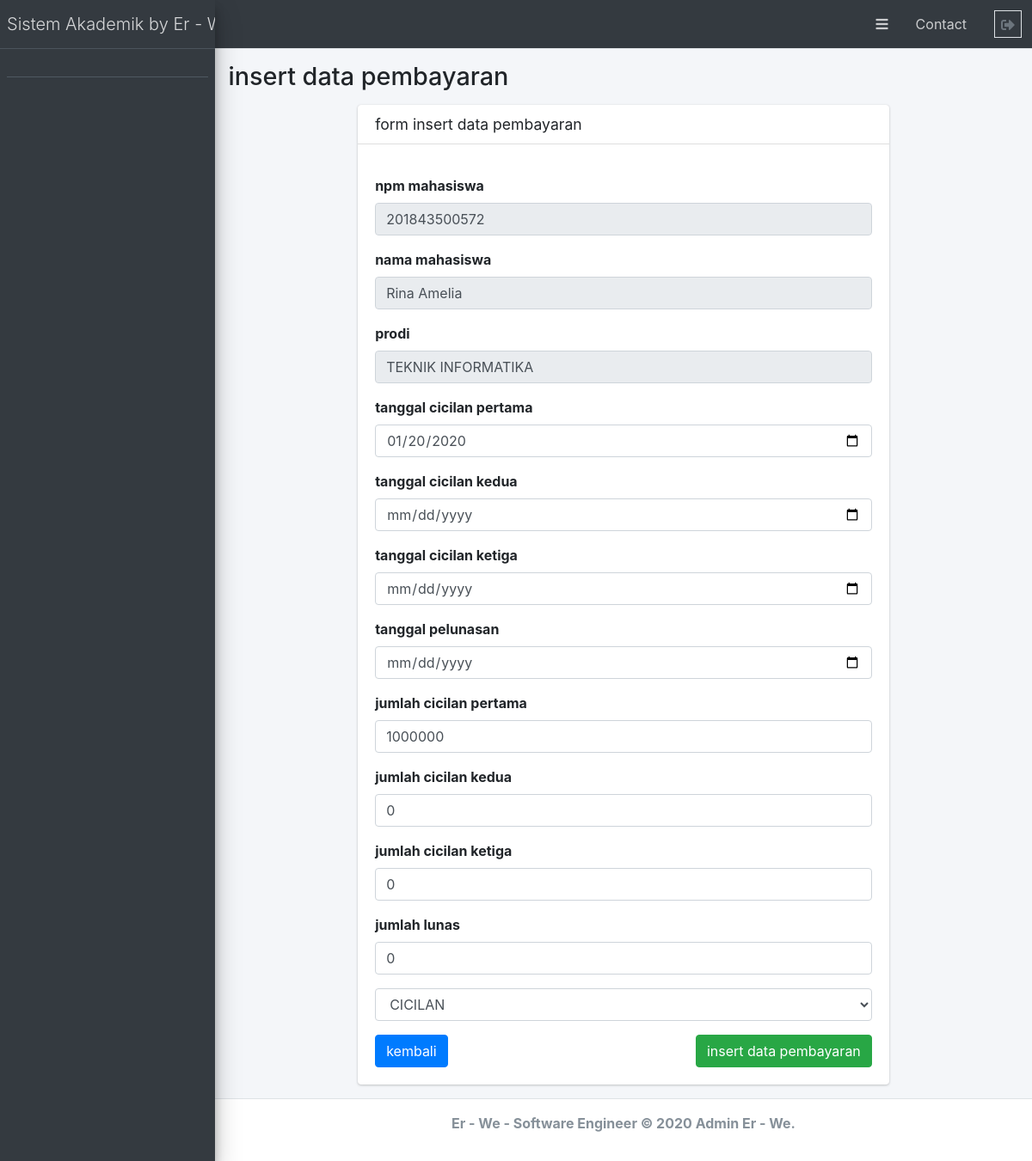
The page /admin_control_pembayaran/insert_pembayaran?id_pembayaran=10 on the database its author committed.
### tables this page shows
CREATE TABLE `pembayaran` (
  `id_pembayaran` int(11) NOT NULL,
  `id_akademik` int(11) NOT NULL,
  `npm_mhs` varchar(13) NOT NULL,
  `lunas` int(11) NOT NULL DEFAULT '0',
  `cicilan_pertama` int(11) NOT NULL DEFAULT '0',
  `cicilan_kedua` int(11) NOT NULL DEFAULT '0',
  `cicilan_ketiga` int(11) NOT NULL DEFAULT '0',
  `tgl_lunas` date NOT NULL,
  `tgl_cicilan_pertama` date NOT NULL,
  `tgl_cicilan_kedua` date NOT NULL,
  `tgl_cicilan_ketiga` date NOT NULL,
  `total_pembayaran` int(11) NOT NULL,
  `status_pembayaran` varchar(20) NOT NULL
);

CREATE TABLE `krs` (
  `id_krs` int(11) NOT NULL,
  `npm_mhs` varchar(13) NOT NULL,
  `id_akademik` int(11) NOT NULL,
  `semester` int(11) NOT NULL,
  `total_biaya` int(11) NOT NULL,
  `daftar_ulang` int(11) NOT NULL,
  `spp` int(11) NOT NULL,
  `lain_lain` int(11) NOT NULL
);

CREATE TABLE `mahasiswa` (
  `npm_mhs` varchar(12) NOT NULL,
  `nama_mhs` varchar(100) NOT NULL,
  `kelas` varchar(4) NOT NULL,
  `id_akademik` int(11) NOT NULL,
  `perkuliahan` enum('REGULER PAGI','REGULER SORE','EKSTENSI') NOT NULL,
  `tahun_masuk` year(4) NOT NULL,
  `tempat_lahir` varchar(100) NOT NULL,
  `tanggal_lahir` date NOT NULL,
  `alamat` varchar(100) NOT NULL,
  `jenis_kelamin` enum('Laki - Laki','Perempuan') NOT NULL,
  `level` varchar(50) NOT NULL DEFAULT 'mahasiswa'
);

CREATE TABLE `akademik` (
  `id_akademik` int(11) NOT NULL,
  `kode_prodi` enum('FIPPS','FMIPA','FTIK','FBS','FP') NOT NULL,
  `prodi` enum('PEND. SEJARAH','PEND. EKONOMI','BIMBINGAN DAN KONSELING','PEND. FISIKA','PEND. BIOLOGI','PEND. MATEMATIKA','ARSITEKTUR','TEKNIK INDUSTRI','TEKNIK INFORMATIKA','DESAIN KOMUNIKASI VISUAL','PEND. BAHASA INDONESIA','PEND. BAHASA INGGRIS','MAGISTER PEND. IPS','MAGISTER PEND. MATEMATIKA DAN IPA','MAGISTER PEND. BAHASA INDONESIA','MAGISTER PEND. BAHASA INGGRIS') NOT NULL
);

### application/controllers/Admin_control_pembayaran.php (called while the page is built, shortened)
<?php
class Admin_control_pembayaran extends CI_Controller
{
    public function __construct()
    {
        $this->load->model('admin_control_pembayaran_model');
    }
    public function insert_pembayaran()
    {
        $id_pembayaran = $this->input->get('id_pembayaran');
        $data['data_mhs'] =  $this->admin_control_pembayaran_model->get_data_mahasiswa($id_pembayaran);
        $data['title'] = "insert data pembayaran";
        $this->load->view('templeates/header', $data);
        $this->load->view('templeates/sidebar');
        $this->load->view('admin/admin-control-pembayaran/insert_pembayaran', $data);
        $this->load->view('templeates/footer');
    }
}

### index.php (called while the page is built, shortened)
<?php
require_once BASEPATH.'core/CodeIgniter.php';

### application/models/admin_control_pembayaran_model.php (called while the page is built, shortened)
<?php
class admin_control_pembayaran_model extends CI_Model
{
    function get_data_mahasiswa($id)
    {
        $this->db->select('*');
        $this->db->from('pembayaran');
        $this->db->join('mahasiswa', 'mahasiswa.npm_mhs = pembayaran.npm_mhs');
        $this->db->join('akademik', 'akademik.id_akademik = pembayaran.id_akademik');
        $this->db->join('krs', 'krs.npm_mhs = pembayaran.npm_mhs');
        $this->db->where('id_pembayaran', $id);
        return $this->db->get()->row_array();
    }
}

### application/views/admin/admin-control-pembayaran/insert_pembayaran.php (the view, shortened to what this page needs)
<div class="content-wrapper">
    <section class="content-header">
        <div class="container-fluid">
            <h1><?= $title; ?></h1>
        </div>
    </section>
    <section class="content">
        <div class="row">
            <div class="col-8 offset-2">
                <div class="card">
                    <div class="card-header">
                        <h3 class="card-title">form insert data pembayaran</h3>
                    </div>
                    <div class="card-body">
                        <form action="" method="POST">
                            <div class="form-group">
                                <div class="label">
                                    <label for="npm">npm mahasiswa</label>
                                </div>
                                <input type="text" name="npm" id="npm" class=" form-control" value="<?= $data_mhs['npm_mhs'] ?>" readonly>
                            </div>
                            <div class="form-group">
                                <div class="label">
                                    <label for="nama">nama mahasiswa</label>
                                </div>
                                <input type="text" name="nama" id="nama" class="form-control" value="<?= $data_mhs['nama_mhs'] ?>" readonly>
                            </div>
                            <div class="form-group">
                                <div class="label">
                                    <label for="prodi">prodi</label>
                                </div>
                                <input type="text" name="prodi" id="prodi" class="form-control" value="<?= $data_mhs['prodi'] ?>" readonly>
                            </div>
                            <div class="form-group">
                                <div class="label">
                                    <label for="tgl_cicilan_pertama">tanggal cicilan pertama</label>
                                </div>
                                <input type="date" name="tgl_cicilan_pertama" id="tgl_cicilan_pertama" class="form-control" value="<?= $data_mhs['tgl_cicilan_pertama'] ?>">
                            </div>
                            <div class="form-group">
                                <div class="label">
                                    <label for="tgl_cicilan_kedua">tanggal cicilan kedua</label>
                                </div>
                                <input type="date" name="tgl_cicilan_kedua" id="tgl_cicilan_kedua" class="form-control" value="<?= $data_mhs['tgl_cicilan_kedua'] ?>">
                            </div>
                            <div class="form-group">
                                <div class="label">
                                    <label for="tgl_cicilan_ketiga">tanggal cicilan ketiga</label>
                                </div>
                                <input type="date" name="tgl_cicilan_ketiga" id="tgl_cicilan_ketiga" class="form-control" value="<?= $data_mhs['tgl_cicilan_ketiga'] ?>">
                            </div>
                            <div class="form-group">
                                <div class="label">
                                    <label for="tgl_lunas">tanggal pelunasan</label>
                                </div>
                                <input type="date" name="tgl_lunas" id="tgl_lunas" class="form-control" value="<?= $data_mhs['tgl_lunas'] ?>">
                            </div>
                            <div class="form-group">
                                <div class="label">
                                    <label for="cicilan_pertama">jumlah cicilan pertama</label>
                                </div>
                                <input type="number" name="cicilan_pertama" id="cicilan_pertama" class="form-control" value="<?= $data_mhs['cicilan_pertama'] ?>">
                            </div>
                            <div class="form-group">
                                <div class="label">
                                    <label for="cicilan_kedua">jumlah cicilan kedua</label>
                                </div>
                                <input type="number" name="cicilan_kedua" id="cicilan_kedua" class="form-control" value="<?= $data_mhs['cicilan_kedua'] ?>">
                            </div>
                            <div class="form-group">
                                <div class="label">
                                    <label for="cicilan_ketiga">jumlah cicilan ketiga</label>
                                </div>
                                <input type="number" name="cicilan_ketiga" id="cicilan_ketiga" class="form-control" value="<?= $data_mhs['cicilan_ketiga'] ?>">
                            </div>
                            <div class="form-group">
                                <div class="label">
                                    <label for="lunas">jumlah lunas</label>
                                </div>
                                <input type="number" name="lunas" id="lunas" class="form-control" value="<?= $data_mhs['lunas'] ?>">
                            </div>
                            <div class="form-group">
                                <select name="status_pembayaran" id="status_pembayaran" class="form-control">
                                    <option value="<?= $data_mhs['status_pembayaran'] ?>" selected><?= $data_mhs['status_pembayaran'] ?></option>
                                </select>
                            </div>
                            <a href="<?= base_url('admin_control_pembayaran') ?>" class="btn btn-primary">kembali</a>
                            <button type="submit" class="btn btn-success float-right" id="update-pembayaran">insert data pembayaran</button>
                        </form>
                    </div>
                </div>
            </div>
        </div>
    </section>

### rows shown on the page
pembayaran: npm "201843500572", nama "Rina Amelia", prodi "TEKNIK INFORMATIKA", tgl_cicilan_pertama "01/20/2020", cicilan_pertama "1000000", cicilan_kedua "0", cicilan_ketiga "0", lunas "0", status_pembayaran "CICILAN"

### other values the page prints
$title "insert data pembayaran"
